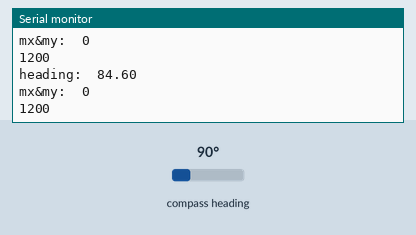
This sketch was run on a simulated Arduino Mega 2560, built with avr-gcc and run on an emulated ATmega2560. On the bench: the last lines printed to the serial monitor. The inputs (shaded band) are chosen by the test bench; at power-on: compass heading 90°.

Above: at 1.2 s.
1.3 s: compass heading set to 6°
At 2.0 s:
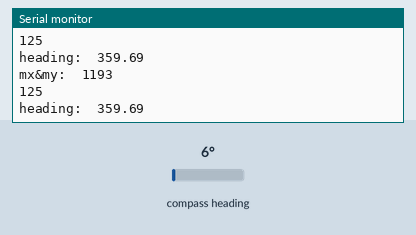
4.3 s: compass heading set to 7°
At 5.1 s:
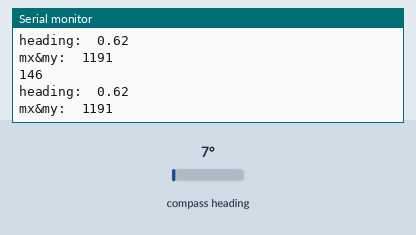
5.8 s: compass heading set to 90°
At 6.6 s:
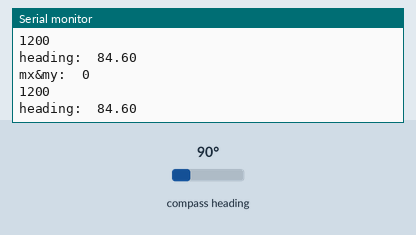
8.8 s: compass heading set to 180°
At 9.7 s:
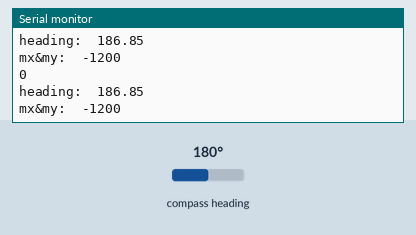
Timing chart, 0 to 11.8 s (numbered marks = the images above; inputs shaded):
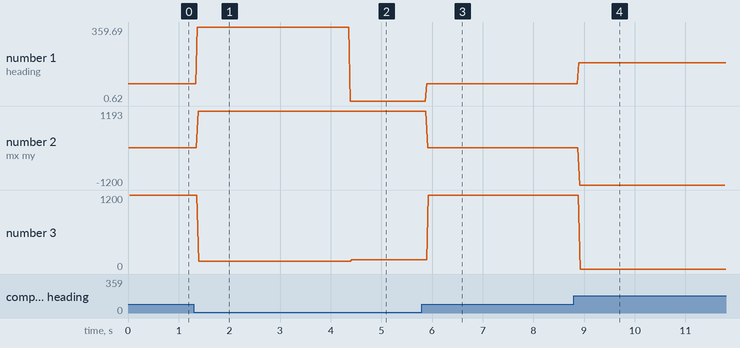

The sketch:

Auto_Cali_HMC.ino
```cpp
#include <time.h>
#include <Wire.h>
#include <Adafruit_BMP085.h>
#include <I2Cdev.h>
#include <HMC5883L.h>
#include <MPU6050.h>
#include <Keypad.h>

//initialize devices
#define OUTPUT_READABLE_ACCELGYRO
Adafruit_BMP085 bmp;
MPU6050 accelgyro;
HMC5883L mag;

int xOffsetHMC = -101; // 20
int yOffsetHMC = 132; // -36
//--------------------HMC variables starts-----------------------
int16_t X_MAX_buffer[10]={0,0,0,0,0,0,0,0,0,0};
int16_t X_MIN_buffer[10]={0,0,0,0,0,0,0,0,0,0};
int16_t Y_MAX_buffer[10]={0,0,0,0,0,0,0,0,0,0};
int16_t Y_MIN_buffer[10]={0,0,0,0,0,0,0,0,0,0};
int HMC_index=0;
double HMC_total=0;
//int16_t mx_MAX, mx_MIN, my_MAX, my_MIN;
int NUM_LOOPS = 500;
int16_t mx, my, mz;
//int16_t xOffsetHMC,yOffsetHMC;
int tempSum=0;

//--------------------HMC variables ends-----------------------

void readHMC(){
  for(int i=0; i<20000; i++){
      mag.getHeading(&mx, &my, &mz);
      insertToMaxBuffer(X_MAX_buffer,mx);
      insertToMaxBuffer(Y_MAX_buffer,mx);
      insertToMinBuffer(X_MIN_buffer,my);
      insertToMinBuffer(Y_MIN_buffer,my);
  }

  for(int i=0; i<10; i++){
    tempSum+=X_MAX_buffer[i];
    tempSum+=X_MIN_buffer[i];
  }
  xOffsetHMC=tempSum/20.0;
  tempSum=0;
  for(int i=0; i<10; i++){
    tempSum+=Y_MAX_buffer[i];
    tempSum+=Y_MIN_buffer[i];
  }
  yOffsetHMC=tempSum/20.0;

  Serial.print("xOffset for HMC is: ");
  Serial.println(xOffsetHMC);
  Serial.print("yOffset for HMC is: ");
  Serial.println(yOffsetHMC);
}

void setupHMC(){
  accelgyro.initialize();
  accelgyro.setI2CBypassEnabled(true);
  //Serial.println("Initializing I2C devices...");
  mag.initialize();
  //Serial.println("Testing device connections...");
  //Serial.println(mag.testConnection() ? "HMC5883L connection successful" : "HMC5883L connection failed");
  mag.getHeading(&mx, &my, &mz);
  for (int i = 0; i < 10; i++){
    X_MAX_buffer[i] = mx;
    X_MIN_buffer[i] = mx;
    Y_MAX_buffer[i] = my;
    Y_MIN_buffer[i] = my;
  }
  //mx_MAX=mx_MIN=mx;
  //my_MAX=my_MIN=my;
}

void insertToMaxBuffer(int16_t *buffer, int16_t value){
  for(int i=0; i<10; i++){
    if(value>buffer[i]){
      buffer[i]=value;
      for(int j=10; j>i; j--){
        buffer[j]=buffer[j-1];
      }
    }
  }
}
void insertToMinBuffer(int16_t *buffer, int16_t value){
  for(int i=0; i<10; i++){
    if(value<buffer[i]){
      buffer[i]=value;
      for(int j=10; j>i; j--){
        buffer[j]=buffer[j-1];
      }
    }
  }
}

void readHMCValue(){
  mag.getHeading(&mx, &my, &mz);
  double heading = atan2(my-yOffsetHMC, mx-xOffsetHMC);
  //Serial.print("my:\t");
  //Serial.println(my);
  //Serial.print("mx:\t");
  //Serial.println(mx);
  if(heading < 0)
    heading += 2 * M_PI;
  heading=heading * 180/M_PI;
  Serial.print("heading:\t");
  Serial.println(heading);
  Serial.print("mx&my:\t");
  Serial.println(mx);
  Serial.println(my);
}

void setup() {
  Wire.begin();
  Serial.begin(9600);     // opens serial port, sets data rate to 9600 bps
  Serial1.begin(9600);
  setupHMC();
}

void loop(){
    //readHMC();
  while(1){
    readHMCValue();
  }

}
```

Measured:
- after the input at 1.3 s, the serial monitor: prints a new line after 0.07 s (image 1)
- after the input at 4.3 s, the serial monitor: prints a new line after 0.09 s (image 2)
- after the input at 5.8 s, the serial monitor: prints a new line after 0.10 s (image 3)
- after the input at 8.8 s, the serial monitor: prints a new line after 0.09 s (image 4)
- plotted number 1: 84.6 → 359.69 after the input at 1.3 s, 359.69 → 0.62 after the input at 4.3 s, 0.62 → 84.6 after the input at 5.8 s, 84.6 → 18 after the input at 8.8 s
- plotted number 2: 0 → 1193 after the input at 1.3 s, 1193 → 1191 after the input at 4.3 s, 1191 → 0 after the input at 5.8 s, 0 → -1200 after the input at 8.8 s
- plotted number 3: 1200 → 125 after the input at 1.3 s, 125 → 146 after the input at 4.3 s, 146 → 1200 after the input at 5.8 s
